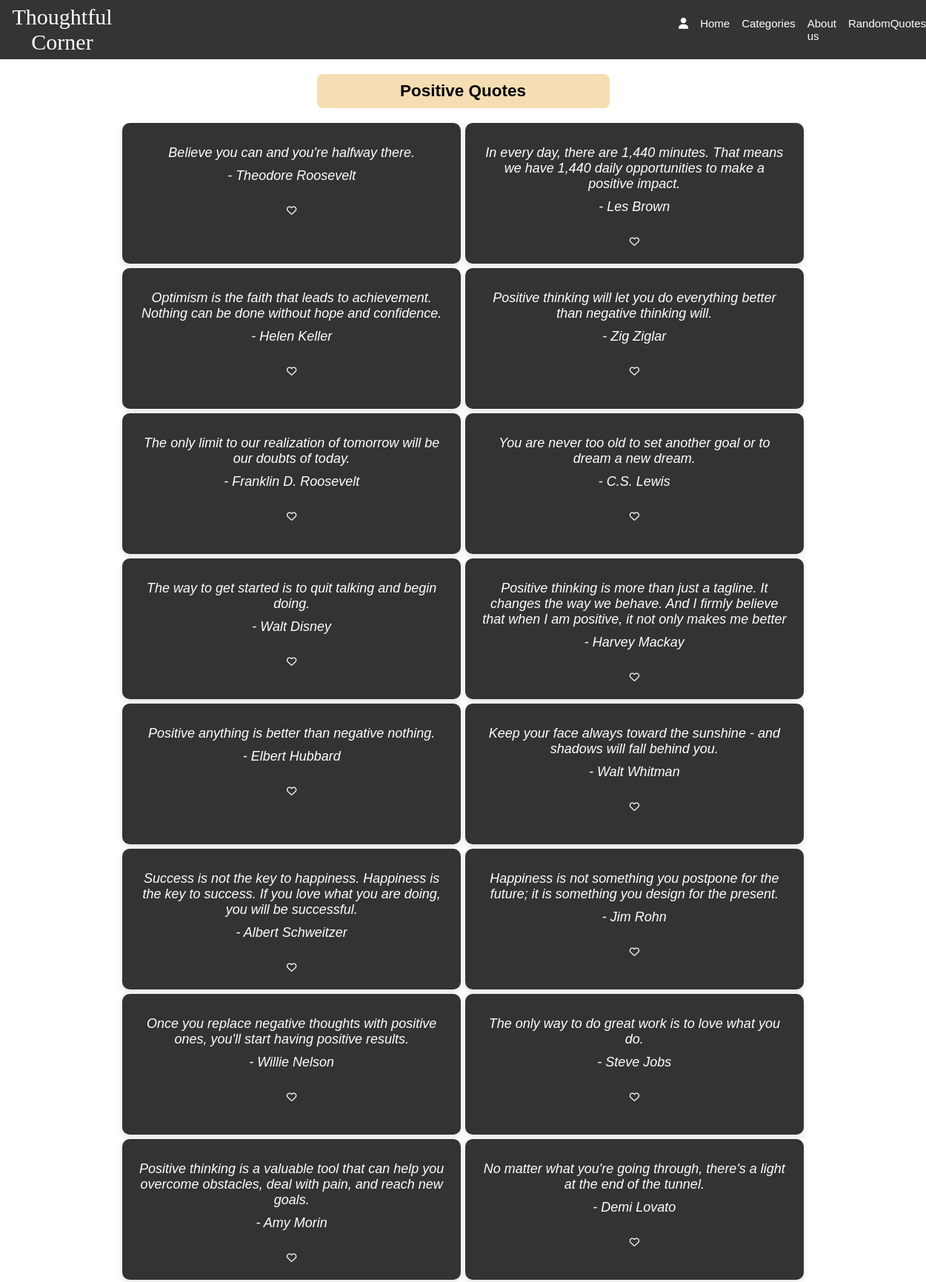
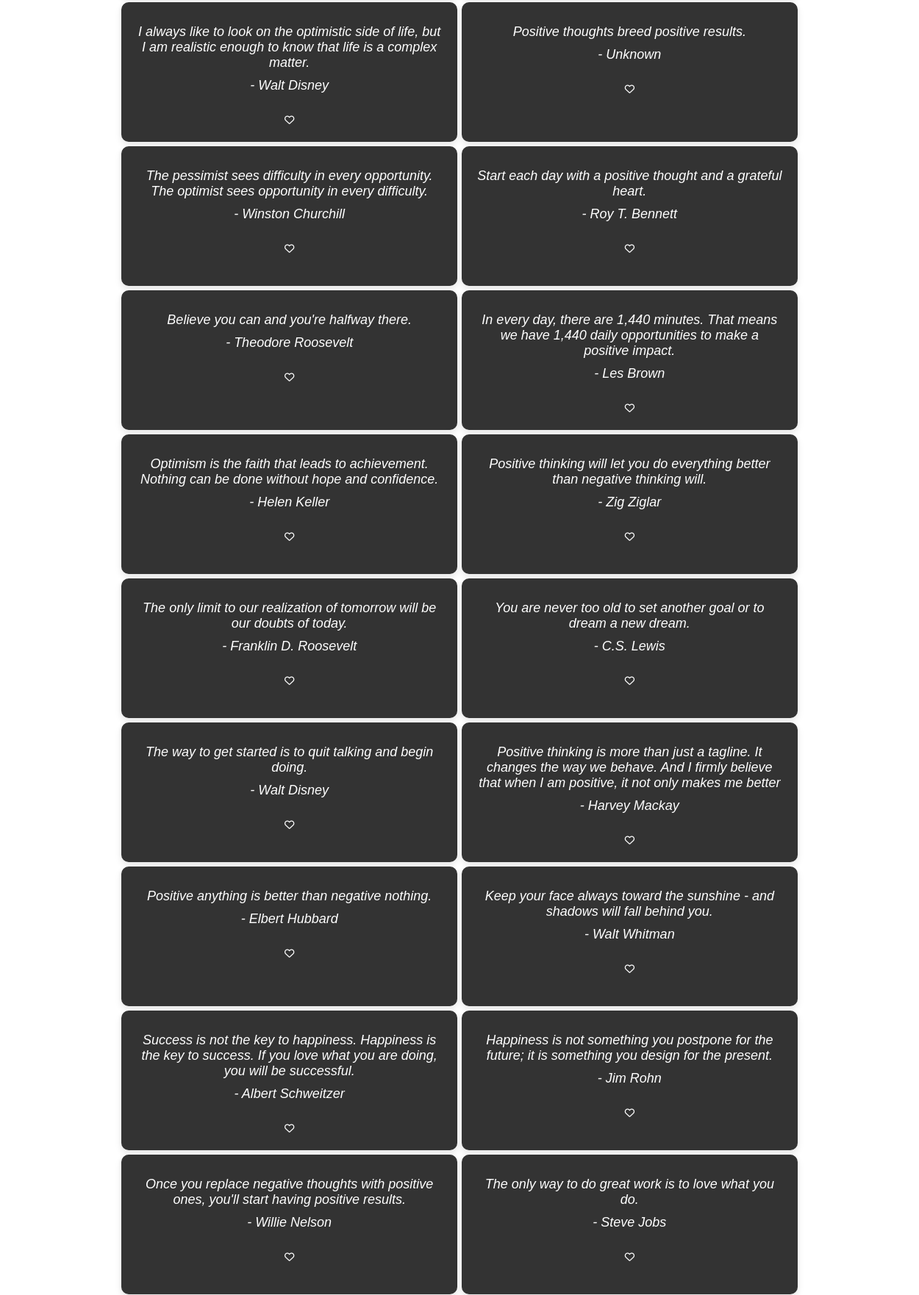
Screenshot of /user/positivity.php (upper part) with the database file from the repository (2 pictures, top to bottom).
### tables this page shows
CREATE TABLE `quotes_mst` (
  `quote_id` int(11) NOT NULL,
  `quote` varchar(150) NOT NULL,
  `author` varchar(30) NOT NULL,
  `cate` varchar(20) NOT NULL
);

### user/cardlogic.php (called while the page is built, shortened)
    <?php
    function fetch_quotes($category) {
    include("conn.php");
    $query = "SELECT * FROM quotes_mst WHERE cate = '$category'";
    $result = mysqli_query($conn, $query);
    if ($result) {
        $quotes = mysqli_fetch_all($result, MYSQLI_ASSOC);
        if ($quotes) {
            return $quotes;
        } else {
            return false;
            echo "NOTHING TO RETURN!";
        }
    } else {
        die("Database query failed.");
    }
}
?>

### user/positivity.php (the view, shortened to what this page needs)
<?php
        include("conn.php");
        include("cardlogic.php");
    ?>
    <!DOCTYPE html>
    <html lang="en">
    <head>
    <link rel="stylesheet" href="css\fontawesome.min.css">
    <link rel="stylesheet" href="css\all.min.css">
    <link rel="stylesheet" href="fonts.css">
    <link rel="stylesheet" href="body.css">
    </head>
    <body>
    <header>
            <nav>
                <div class="logo">
                    Thoughtful Corner
                </div>
                <div class="menu">
                <form action="index.php" method="post">
                    <ul class="menu-links">
                    <li class="dropdown">
        <i class="fa-solid fa-user usericon"></i>
    </li>
                        <li><a href="index.php">Home</a></li>
                        <li class="dropdown">
                            Categories
                        </li>
                        <li><a href="aboutus.php">About us</a></li>
                        <li><a href="randomquote.php">RandomQuotes</a></li>
                    </ul>
                    </form>
                </div>
            </nav>
        </header>
        <main>
            <div class="main">
            <div class="container">
        <div class="heading">
                <h2 class="heading-text">Positive Quotes</h2>
            </div>
            <form action="quote.php" method="post">
                <div class="card">
                <?php
                    $category = "positivity";
                    $quotes = fetch_quotes($category);
                    if($quotes){
                        foreach ($quotes as $quote) {
                            echo '<div class="quote-card">';
                            echo '<p class="quote" data-quote-id="' . $quote['quote_id'] . '">' . $quote['quote'] . '</p>';
                            echo '<p class="author">- ' . $quote['author'] . '</p>';
                            echo '<br>';
                            echo '<button class="like-icon" data-quote-id="' . $quote['quote_id'] . '"><i class="fa-regular fa-heart like-icon"></i></button>';
                            echo '</div>';
                        }
                    }
                    else{
                        echo "No quotes found";
                    }
                ?>
                </div>
            </form>
    </div>
        </main>
    </body>
    </html>

### user/body.css (style rules this page uses)
* { margin: 0; padding: 0; }
header { position: fixed; top: 0; left: 0; width: 100%; background-color: transparent; }
body { box-sizing: border-box; font-size: 15px; height: 260%; width: 100%; font-family: 'Quicksand', sans-serif; overflow-x: hidden; }
nav { display: flex; margin: 3px; height: 10vh ; align-items: center; gap: 60%; background: none; margin: 0; background-color: #343434; color: white; }
.logo { font-family: 'Ephesis', cursive; margin-left: 2px; text-align: center; font-size: 30px; opacity: 1.0; color: white; }
a { text-decoration: none; color: black; }
ul { display: flex; list-style: none; justify-content: space-between; gap: 1rem; }
.main { min-height: 50vh; height: 100%; width: 100%; background-size: cover; background-position: center; text-align: center; display: flex; align-items: center; color: black; min-height: 93vh; }
a { color: white; }
.quote-card { width: 70%; transition: transform 0.5s ease-in-out; background-color: #333; color: white; padding: 20px; height: 150px; align-items: center; margin-right: 5px; border-radius: 10px; box-shadow: 0px 4px 10px rgba(0, 0, 0, 0.1); text-align: center; margin: 3px; }
@media (min-width: 768px) { .quote-card { flex: 0 0 33.33%; } }
.quote-card p { margin: 10px 0; font-size: 18px; font-style: italic; }
.dropdown { position: relative; color: white; }
.container { margin-top: 8%; width: 100%; }
.heading { width: 100%; display: flex; justify-content: center; margin-bottom: 5%; }
.card { width: 100%; display: flex; flex-wrap: wrap; align-items: center; text-align: center; justify-content: center; }
h2 { background-color: wheat; width: 30%; padding: 10px; border-radius: 8px; text-align: center; position: fixed; }
.like-icon { background: transparent; border: none; color: white; }
.fa-solid { color: red; }
.usericon { color: white; }

### rows the page displays
quotes_mst: quote "Believe you can and you're halfway there.", author "Theodore Roosevelt"
quotes_mst: quote "In every day, there are 1,440 minutes. That means we have 1,440 daily opportunities to make a positive impact.", author "Les Brown"
quotes_mst: quote "Optimism is the faith that leads to achievement. Nothing can be done without hope and confidence.", author "Helen Keller"
quotes_mst: quote "Positive thinking will let you do everything better than negative thinking will.", author "Zig Ziglar"
quotes_mst: quote "The only limit to our realization of tomorrow will be our doubts of today.", author "Franklin D. Roosevelt"
quotes_mst: quote "You are never too old to set another goal or to dream a new dream.", author "C.S. Lewis"
quotes_mst: quote "The way to get started is to quit talking and begin doing.", author "Walt Disney"
quotes_mst: quote "Positive thinking is more than just a tagline. It changes the way we behave. And I firmly believe that when I am positive, it not only makes me better", author "Harvey Mackay"
quotes_mst: quote "Positive anything is better than negative nothing.", author "Elbert Hubbard"
quotes_mst: quote "Keep your face always toward the sunshine - and shadows will fall behind you.", author "Walt Whitman"
quotes_mst: quote "Success is not the key to happiness. Happiness is the key to success. If you love what you are doing, you will be successful.", author "Albert Schweitzer"
quotes_mst: quote "Happiness is not something you postpone for the future; it is something you design for the present.", author "Jim Rohn"
quotes_mst: quote "Once you replace negative thoughts with positive ones, you'll start having positive results.", author "Willie Nelson"
quotes_mst: quote "The only way to do great work is to love what you do.", author "Steve Jobs"
quotes_mst: quote "Positive thinking is a valuable tool that can help you overcome obstacles, deal with pain, and reach new goals.", author "Amy Morin"
quotes_mst: quote "No matter what you're going through, there's a light at the end of the tunnel.", author "Demi Lovato"
quotes_mst: quote "I always like to look on the optimistic side of life, but I am realistic enough to know that life is a complex matter.", author "Walt Disney"
quotes_mst: quote "Positive thoughts breed positive results.", author "Unknown"
quotes_mst: quote "The pessimist sees difficulty in every opportunity. The optimist sees opportunity in every difficulty.", author "Winston Churchill"
quotes_mst: quote "Start each day with a positive thought and a grateful heart.", author "Roy T. Bennett"
quotes_mst: quote "Believe you can and you're halfway there.", author "Theodore Roosevelt"
quotes_mst: quote "In every day, there are 1,440 minutes. That means we have 1,440 daily opportunities to make a positive impact.", author "Les Brown"
quotes_mst: quote "Optimism is the faith that leads to achievement. Nothing can be done without hope and confidence.", author "Helen Keller"
quotes_mst: quote "Positive thinking will let you do everything better than negative thinking will.", author "Zig Ziglar"
quotes_mst: quote "The only limit to our realization of tomorrow will be our doubts of today.", author "Franklin D. Roosevelt"
quotes_mst: quote "You are never too old to set another goal or to dream a new dream.", author "C.S. Lewis"
quotes_mst: quote "The way to get started is to quit talking and begin doing.", author "Walt Disney"
quotes_mst: quote "Positive thinking is more than just a tagline. It changes the way we behave. And I firmly believe that when I am positive, it not only makes me better", author "Harvey Mackay"
quotes_mst: quote "Positive anything is better than negative nothing.", author "Elbert Hubbard"
quotes_mst: quote "Keep your face always toward the sunshine - and shadows will fall behind you.", author "Walt Whitman"
quotes_mst: quote "Success is not the key to happiness. Happiness is the key to success. If you love what you are doing, you will be successful.", author "Albert Schweitzer"
quotes_mst: quote "Happiness is not something you postpone for the future; it is something you design for the present.", author "Jim Rohn"
quotes_mst: quote "Once you replace negative thoughts with positive ones, you'll start having positive results.", author "Willie Nelson"
quotes_mst: quote "The only way to do great work is to love what you do.", author "Steve Jobs"
